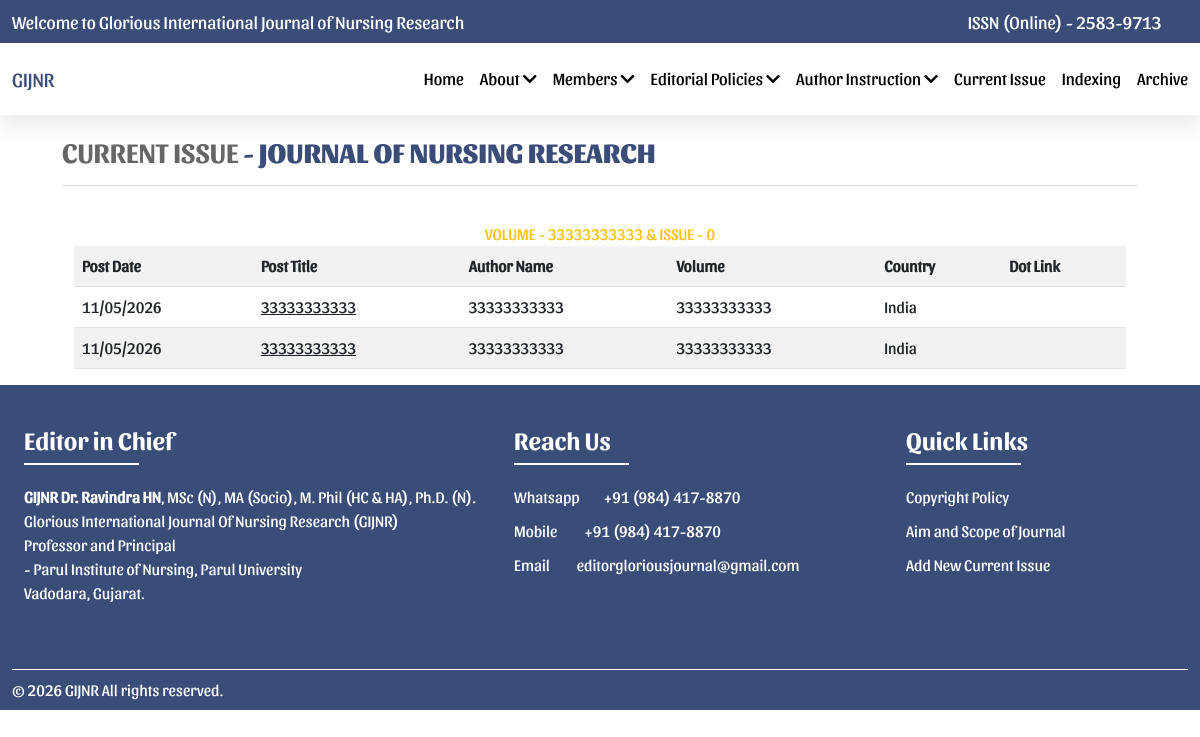
The app's page /current-issue.php with its own data.
### tables this page shows
CREATE TABLE `current_issue` (
  `id` int(11) NOT NULL,
  `publish_date` date DEFAULT NULL,
  `title` varchar(255) DEFAULT NULL,
  `author_description` text DEFAULT NULL,
  `volume` varchar(255) DEFAULT NULL,
  `issue` int(11) NOT NULL DEFAULT 0,
  `country` varchar(255) DEFAULT 'India',
  `doi_no` varchar(255) DEFAULT NULL,
  `doi_link` text DEFAULT NULL,
  `abstract` text DEFAULT NULL,
  `keywords` text DEFAULT NULL,
  `attachment` varchar(255) DEFAULT NULL,
  `add_field_1` text DEFAULT NULL,
  `add_field_2` text DEFAULT NULL,
  `display_order` int(11) NOT NULL DEFAULT 0,
  `created_at` datetime DEFAULT NULL,
  `updated_at` timestamp NOT NULL DEFAULT current_timestamp(),
  `active_status` varchar(4) NOT NULL DEFAULT 'Y',
  `deleted_status` varchar(4) NOT NULL DEFAULT 'N'
);

### connection.php (called while the page is built, shortened)
<?php
$tagline = "Journal of Nursing Research";
?>

### current-issue.php (the view, shortened to what this page needs)
<?php include "connection.php";
$sqlGetRecentRecords = "SELECT * FROM current_issue WHERE volume = (SELECT MAX(volume) FROM current_issue)";
$stmt = $conn->prepare($sqlGetRecentRecords);
$stmt->execute();
$result = $stmt->fetchAll(PDO::FETCH_ASSOC);
?>
<!DOCTYPE html>
<html lang="en">
<head>
    <?php include "include/head.php";?>
</head>
<body>
    <?php include "include/header.php";?>
    <section class="hero1">
        <div class="container custom-container-width">
            <div class="row">
                <div class="col-lg-12 align-items-center section-padding">
                    <div class="hero-body" data-aos="fade-up">
                        <h3 class="text-uppercase sub-header">Current Issue
                            <span class="main_header main_clr sf-heavy"> - <?php echo $tagline;?></span>
                        </h3>
                        <hr />
                    </div>
                </div>
            </div>
            <div class="container">
                <div class="row">
                    <div class="col-12">
                        <?php
                        if($result && $result != false){
                            ?>
                            <div><center class="text-warning">VOLUME - <?php echo $result[0]['volume'];?> & ISSUE - <?php echo $result[0]['issue'];?></center></div>
                            <table class="table table-striped">
                                <tr>
                                    <th>Post Date</th>
                                    <th>Post Title</th>
                                    <th>Author Name</th>
                                    <th>Volume</th>
                                    <th>Country</th>
                                    <th>Dot Link</th>
                                </tr>
                            <?php
                            foreach($result as $data){
                                ?>
                                <tr>
                                    <td><?php echo date('d/m/Y',strtotime($data['publish_date']));?></td>
                                    <td>
                                        <div onclick="openPopup('<?php echo $data['id'];?>')" style="cursor:pointer;text-decoration:underline;"><?php echo $data['title'];?></div>
                                        </td>
                                    <td><?php echo $data['author_description'];?></td>
                                    <td><?php echo $data['volume'];?></td>
                                    <td><?php echo $data['country'];?></td>
                                    <td><?php echo $data['dot_link'];?></td>
                                </tr>
                                <?php
                            }
                            ?>
                            </table>
                            <?php
                        }
                        ?>
                    </div>
                </div>
            </div>
        </div>
    </section>
    <?php include 'include/footer.php';?>
</body>
</html>

### css/style.css (style rules this page uses)
:root { --main-clr: #3A4C78; --bg-gray: #F2F2F2; --secondary-clr:#000; --sf-reg: 'sf_pro_displayregular'; --sf-bld: 'sf_pro_displaybold'; --sf-medium: 'sf_pro_displaymedium'; --sf-heavy: 'sf_pro_displayheavy'; --shadow: 4px 8px 39px rgba(0, 0, 0, 0.10); --border-radius: 20px; }
body { font-family: var(--sf-reg); color: #6C6C6C; }
.container { max-width: 1200px; width: 100%; }
.custom-container-width { max-width: 1100px; width: 100%; }
.section-padding { padding-top: 20px; padding-bottom: 20px; }
.main_header { font-family: var(--sf-bld); }
.main_clr { color: var(--main-clr)!important; }
.sub-header { color: #666; font-family: var(--sf-bld); }
.sf-heavy { font-family: 'sf_pro_displayheavy'; }

### records on screen
current_issue: volume "33333333333", issue "0", publish_date "11/05/2026", title "33333333333", author_description "33333333333", country "India"
current_issue: publish_date "11/05/2026", title "33333333333", author_description "33333333333", volume "33333333333", country "India"

### other values on screen
$website_name "GIJNR"
$tagline "JOURNAL OF NURSING RESEARCH"
formatPhoneNumber($contact2) "+91 (984) 417-8870"
formatPhoneNumber($contact) "+91 (984) 417-8870"
$email "editorgloriousjournal@gmail.com"
